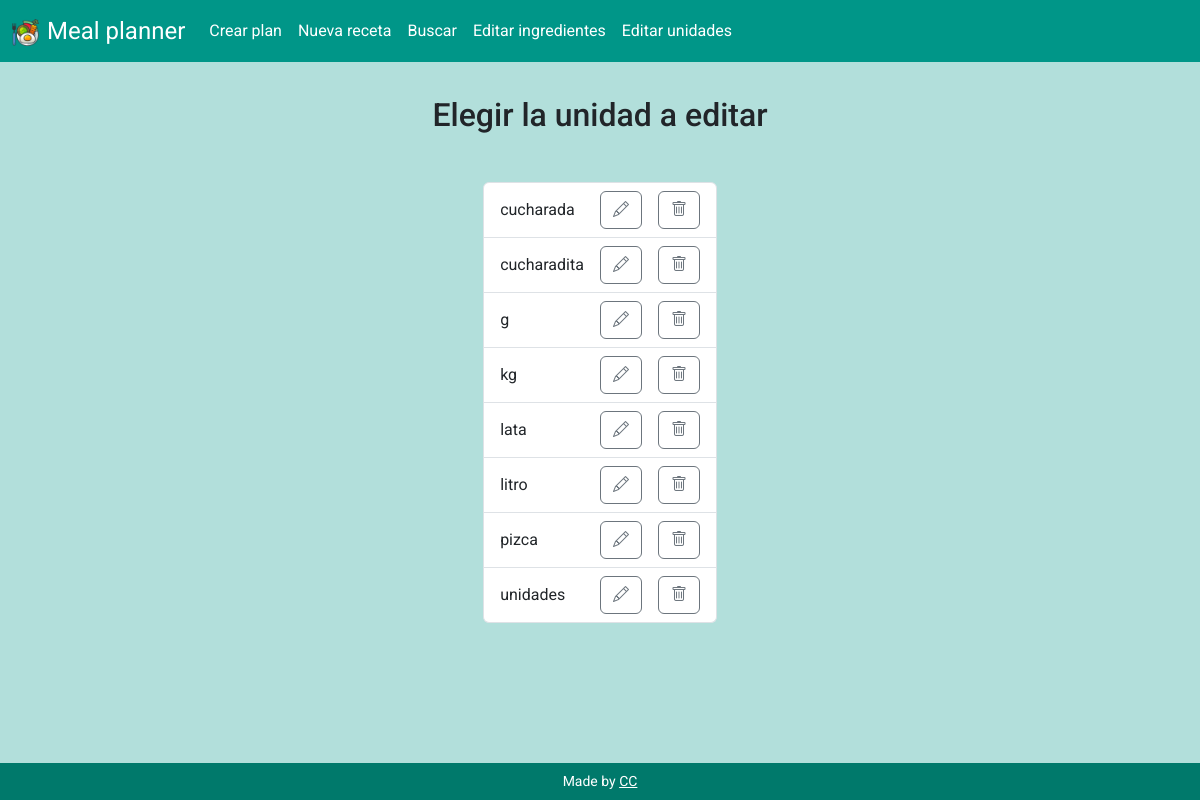
/edit_units, run on an earlier commit of the app's database.
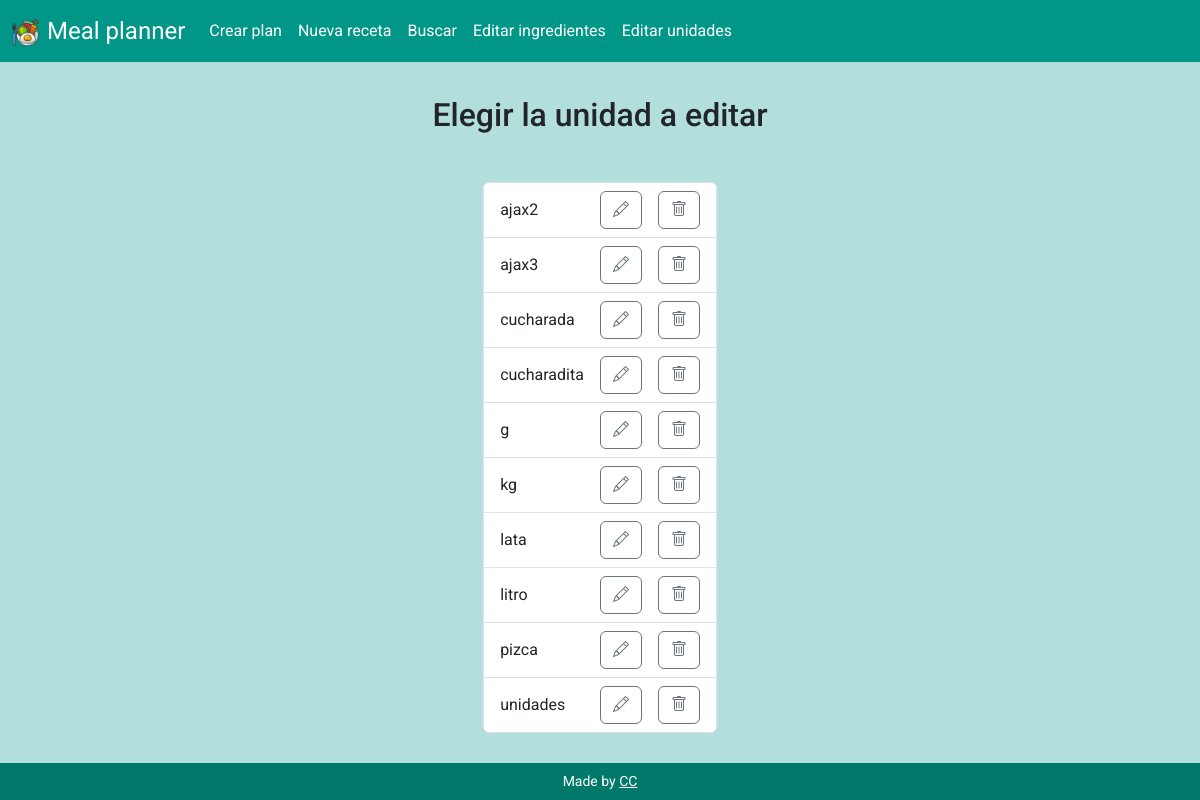
And on a later commit of the database.
### tables this page shows
CREATE TABLE units (id INTEGER PRIMARY KEY AUTOINCREMENT NOT NULL, name TEXT NOT NULL);

### app.py (the view)
@app.route("/edit_units")
def edit_units():
    cur = db_connect()
    cur.execute("SELECT * FROM units ORDER BY name ASC")
    all_units = cur.fetchall()
    db_close(cur)
    return render_template("edit_units.html", all_units=all_units)

### app.py (called while the page is built)
def db_connect():
    con = sqlite3.connect("meal_planner.db")
    con.row_factory = sqlite3.Row
    cur = con.cursor()
    return cur

def db_close(con):
    con.close()

@app.after_request
def after_request(response):
    response.headers["Cache-Control"] = "no-cache, no-store, must-revalidate"
    response.headers["Expires"] = 0
    response.headers["Pragma"] = "no-cache"
    return response

### templates/edit_units.html (shortened to what this page needs)
{% extends "layout.html" %}
{% block main %}
<section class="container-fluid text-center">
    <h2 class="mb-5">Elegir la unidad a editar</h2>
    <ul class="list-group d-inline-flex">
        {% for unit in all_units %}
            <li class="list-group-item d-flex justify-content-between align-items-center">
                <p class="m-0">{{ unit["name"] }}</p>
                <div class="d-flex">
                    <form action="/edit_single_unit" method="get">
                        <button type="submit" class="btn btn-outline-secondary mx-3"><i class="bi bi-pencil"></i></button>
                    </form>
                    <form action="/delete_unit" method="get">
                        <button type="submit" class="btn btn-outline-secondary"><i class="bi bi-trash"></i></button>
                    </form>
                </div>
            </li>
        {% endfor %}
    </ul>
</section>
{% endblock %}

### templates/layout.html (shortened to what this page needs)
<!DOCTYPE html>
<html lang="es">
<head>
    <link href="https://cdn.jsdelivr.net/npm/bootstrap@5.3.3/dist/css/bootstrap.min.css" rel="stylesheet"
>
    <link rel="stylesheet" href="https://cdn.jsdelivr.net/npm/bootstrap-icons@1.11.3/font/bootstrap-icons.min.css">
    <link href="/static/styles.css" rel="stylesheet">
</head>
<body>
    <header>
        <nav class="navbar navbar-expand-md fixed-top">
            <div class="container-fluid">
                <a class="navbar-brand fs-4" href="/"><img src="/static/favicon.ico" class="me-2" height="27px" width="27px" alt="Plate of food with fork">Meal planner</a>
                <div class="collapse navbar-collapse" id="navbar">
                    <ul class="navbar-nav">
                        <li class="nav-item"><a class="nav-link" href="/create_plan">Crear plan</a></li>
                        <li class="nav-item"><a class="nav-link" href="/create_recipe">Nueva receta</a></li>
                        <li class="nav-item"><a class="nav-link" href="/search">Buscar</a></li>
                        <li class="nav-item"><a class="nav-link" href="/edit_ingredients">Editar ingredientes</a></li>
                        <li class="nav-item"><a class="nav-link" href="/edit_units">Editar unidades</a></li>
                    </ul>
                </div>
            </div>
        </nav>
    </header>
    <main class="container my-5 pt-5">
        {% block main %}{% endblock %}
    </main>
    <footer class="fixed-bottom">
        <p class="my-2 small text-center">
            Made by <a href="https://github.com/CarolinaCampi">CC</a>
        </p>
    </footer>
</body>
</html>

### static/styles.css (style rules this page uses)
body { background-color: #b2dfdb; font-family: "Roboto", Verdana, Tahoma, Verdana, sans-serif; }
nav { background-color: #009688; }
.nav-link, .navbar-brand { color: white; }
footer { background-color: #00796B; color: white; }
a { color: white; }

What changed in the data, as far as the page shows it:
added units: name "ajax2"
added units: name "ajax3"
